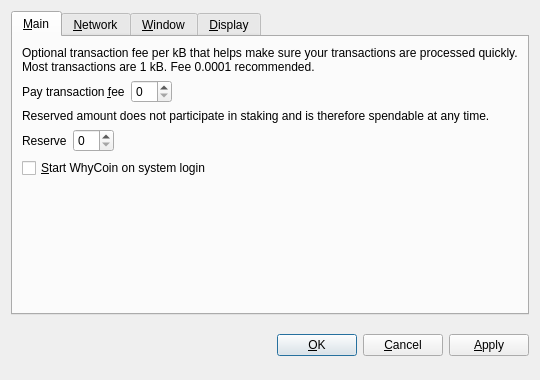
<?xml version="1.0" encoding="UTF-8"?>
<ui version="4.0">
 <class>OptionsDialog</class>
 <widget class="QDialog" name="OptionsDialog">
  <property name="geometry">
   <rect>
    <x>0</x>
    <y>0</y>
    <width>540</width>
    <height>380</height>
   </rect>
  </property>
  <property name="windowTitle">
   <string>Options</string>
  </property>
  <property name="modal">
   <bool>true</bool>
  </property>
  <layout class="QVBoxLayout" name="verticalLayout">
   <item>
    <widget class="QTabWidget" name="tabWidget">
     <property name="tabPosition">
      <enum>QTabWidget::North</enum>
     </property>
     <property name="currentIndex">
      <number>0</number>
     </property>
     <widget class="QWidget" name="tabMain">
      <attribute name="title">
       <string>&amp;Main</string>
      </attribute>
      <layout class="QVBoxLayout" name="verticalLayout_Main">
       <item>
        <widget class="QLabel" name="transactionFeeInfoLabel">
         <property name="text">
          <string>Optional transaction fee per kB that helps make sure your transactions are processed quickly. Most transactions are 1 kB. Fee 0.0001 recommended.</string>
         </property>
         <property name="textFormat">
          <enum>Qt::PlainText</enum>
         </property>
         <property name="wordWrap">
          <bool>true</bool>
         </property>
        </widget>
       </item>
       <item>
        <layout class="QHBoxLayout" name="horizontalLayoutFee">
         <item>
          <widget class="QLabel" name="transactionFeeLabel">
           <property name="text">
            <string>Pay transaction &amp;fee</string>
           </property>
           <property name="textFormat">
            <enum>Qt::PlainText</enum>
           </property>
           <property name="buddy">
            <cstring>transactionFee</cstring>
           </property>
          </widget>
         </item>
         <item>
          <widget class="BitcoinAmountField" name="transactionFee"/>
         </item>
         <item>
          <spacer name="horizontalSpacerFee">
           <property name="orientation">
            <enum>Qt::Horizontal</enum>
           </property>
           <property name="sizeHint" stdset="0">
            <size>
             <width>40</width>
             <height>20</height>
            </size>
           </property>
          </spacer>
         </item>
        </layout>
       </item>
       <item>
        <widget class="QLabel" name="reserveBalanceInfoLabel">
         <property name="text">
          <string>Reserved amount does not participate in staking and is therefore spendable at any time.</string>
         </property>
         <property name="textFormat">
          <enum>Qt::PlainText</enum>
         </property>
         <property name="wordWrap">
          <bool>true</bool>
         </property>
        </widget>
       </item>
       <item>
        <layout class="QHBoxLayout" name="horizontalLayoutReserveBalance">
         <item>
          <widget class="QLabel" name="reserveBalanceLabel">
           <property name="text">
            <string>Reserve</string>
           </property>
           <property name="textFormat">
            <enum>Qt::PlainText</enum>
           </property>
           <property name="buddy">
            <cstring>reserveBalance</cstring>
           </property>
          </widget>
         </item>
         <item>
          <widget class="BitcoinAmountField" name="reserveBalance"/>
         </item>
         <item>
          <spacer name="horizontalSpacerReserveBalance">
           <property name="orientation">
            <enum>Qt::Horizontal</enum>
           </property>
           <property name="sizeHint" stdset="0">
            <size>
             <width>40</width>
             <height>20</height>
            </size>
           </property>
          </spacer>
         </item>
        </layout>
       </item>
       <item>
        <widget class="QCheckBox" name="bitcoinAtStartup">
         <property name="toolTip">
          <string>Automatically start WhyCoin after logging in to the system.</string>
         </property>
         <property name="text">
          <string>&amp;Start WhyCoin on system login</string>
         </property>
        </widget>
       </item>
       <item>
        <spacer name="verticalSpacer_Main">
         <property name="orientation">
          <enum>Qt::Vertical</enum>
         </property>
         <property name="sizeHint" stdset="0">
          <size>
           <width>20</width>
           <height>40</height>
          </size>
         </property>
        </spacer>
       </item>
      </layout>
     </widget>
     <widget class="QWidget" name="tabNetwork">
      <attribute name="title">
       <string>&amp;Network</string>
      </attribute>
      <layout class="QVBoxLayout" name="verticalLayout_Network">
       <item>
        <widget class="QCheckBox" name="mapPortUpnp">
         <property name="toolTip">
          <string>Automatically open the WhyCoin client port on the router. This only works when your router supports UPnP and it is enabled.</string>
         </property>
         <property name="text">
          <string>Map port using &amp;UPnP</string>
         </property>
        </widget>
       </item>
       <item>
        <widget class="QCheckBox" name="connectSocks">
         <property name="toolTip">
          <string>Connect to the WhyCoin network through a SOCKS5 proxy (e.g. when connecting through Tor).</string>
         </property>
         <property name="text">
          <string>&amp;Connect through SOCKS5 proxy:</string>
         </property>
        </widget>
       </item>
       <item>
        <layout class="QHBoxLayout" name="horizontalLayout_Network">
         <item>
          <widget class="QLabel" name="proxyIpLabel">
           <property name="text">
            <string>Proxy &amp;IP:</string>
           </property>
           <property name="textFormat">
            <enum>Qt::PlainText</enum>
           </property>
           <property name="buddy">
            <cstring>proxyIp</cstring>
           </property>
          </widget>
         </item>
         <item>
          <widget class="QValidatedLineEdit" name="proxyIp">
           <property name="maximumSize">
            <size>
             <width>140</width>
             <height>16777215</height>
            </size>
           </property>
           <property name="toolTip">
            <string>IP address of the proxy (e.g. 127.0.0.1)</string>
           </property>
          </widget>
         </item>
         <item>
          <widget class="QLabel" name="proxyPortLabel">
           <property name="text">
            <string>&amp;Port:</string>
           </property>
           <property name="textFormat">
            <enum>Qt::PlainText</enum>
           </property>
           <property name="buddy">
            <cstring>proxyPort</cstring>
           </property>
          </widget>
         </item>
         <item>
          <widget class="QLineEdit" name="proxyPort">
           <property name="maximumSize">
            <size>
             <width>55</width>
             <height>16777215</height>
            </size>
           </property>
           <property name="toolTip">
            <string>Port of the proxy (e.g. 9050)</string>
           </property>
          </widget>
         </item>
         <item>
          <spacer name="horizontalSpacer_Network">
           <property name="orientation">
            <enum>Qt::Horizontal</enum>
           </property>
           <property name="sizeHint" stdset="0">
            <size>
             <width>40</width>
             <height>20</height>
            </size>
           </property>
          </spacer>
         </item>
        </layout>
       </item>
       <item>
        <spacer name="verticalSpacer_Network">
         <property name="orientation">
          <enum>Qt::Vertical</enum>
         </property>
         <property name="sizeHint" stdset="0">
          <size>
           <width>20</width>
           <height>40</height>
          </size>
         </property>
        </spacer>
       </item>
      </layout>
     </widget>
     <widget class="QWidget" name="tabWindow">
      <attribute name="title">
       <string>&amp;Window</string>
      </attribute>
      <layout class="QVBoxLayout" name="verticalLayout_Window">
       <item>
        <widget class="QCheckBox" name="minimizeToTray">
         <property name="toolTip">
          <string>Show only a tray icon after minimizing the window.</string>
         </property>
         <property name="text">
          <string>&amp;Minimize to the tray instead of the taskbar</string>
         </property>
        </widget>
       </item>
       <item>
        <widget class="QCheckBox" name="minimizeOnClose">
         <property name="toolTip">
          <string>Minimize instead of exit the application when the window is closed. When this option is enabled, the application will be closed only after selecting Quit in the menu.</string>
         </property>
         <property name="text">
          <string>M&amp;inimize on close</string>
         </property>
        </widget>
       </item>
       <item>
        <spacer name="verticalSpacer_Window">
         <property name="orientation">
          <enum>Qt::Vertical</enum>
         </property>
         <property name="sizeHint" stdset="0">
          <size>
           <width>20</width>
           <height>40</height>
          </size>
         </property>
        </spacer>
       </item>
      </layout>
     </widget>
     <widget class="QWidget" name="tabDisplay">
      <attribute name="title">
       <string>&amp;Display</string>
      </attribute>
      <layout class="QVBoxLayout" name="verticalLayout_Display">
       <item>
        <layout class="QHBoxLayout" name="horizontalLayout_1_Display">
         <item>
          <widget class="QLabel" name="langLabel">
           <property name="text">
            <string>User Interface &amp;language:</string>
           </property>
           <property name="textFormat">
            <enum>Qt::PlainText</enum>
           </property>
           <property name="buddy">
            <cstring>lang</cstring>
           </property>
          </widget>
         </item>
         <item>
          <widget class="QValueComboBox" name="lang">
           <property name="toolTip">
            <string>The user interface language can be set here. This setting will take effect after restarting WhyCoin.</string>
           </property>
          </widget>
         </item>
        </layout>
       </item>
       <item>
        <layout class="QHBoxLayout" name="horizontalLayout_2_Display">
         <item>
          <widget class="QLabel" name="unitLabel">
           <property name="text">
            <string>&amp;Unit to show amounts in:</string>
           </property>
           <property name="textFormat">
            <enum>Qt::PlainText</enum>
           </property>
           <property name="buddy">
            <cstring>unit</cstring>
           </property>
          </widget>
         </item>
         <item>
          <widget class="QValueComboBox" name="unit">
           <property name="toolTip">
            <string>Choose the default subdivision unit to show in the interface and when sending coins.</string>
           </property>
          </widget>
         </item>
        </layout>
       </item>
       <item>
        <widget class="QCheckBox" name="coinControlFeatures">
         <property name="toolTip">
          <string>Whether to show coin control features or not.</string>
         </property>
         <property name="text">
          <string>Display coin &amp;control features (experts only!)</string>
         </property>
        </widget>
       </item>
       <item>
        <widget class="QCheckBox" name="minimizeCoinAge">
         <property name="toolTip">
          <string>Whether to select the coin outputs randomly or with minimal coin age.</string>
         </property>
         <property name="text">
          <string>Minimize weight consumption (experimental)</string>
         </property>
        </widget>
       </item>
       <item>
        <widget class="QCheckBox" name="useRedTheme">
         <property name="text">
          <string>Use red visual theme (requires restart)</string>
         </property>
        </widget>
       </item>
       <item>
        <spacer name="verticalSpacer_Display">
         <property name="orientation">
          <enum>Qt::Vertical</enum>
         </property>
         <property name="sizeHint" stdset="0">
          <size>
           <width>20</width>
           <height>40</height>
          </size>
         </property>
        </spacer>
       </item>
      </layout>
     </widget>
    </widget>
   </item>
   <item>
    <layout class="QHBoxLayout" name="horizontalLayout_Buttons">
     <item>
      <spacer name="horizontalSpacer_1">
       <property name="orientation">
        <enum>Qt::Horizontal</enum>
       </property>
       <property name="sizeHint" stdset="0">
        <size>
         <width>40</width>
         <height>48</height>
        </size>
       </property>
      </spacer>
     </item>
     <item>
      <widget class="QLabel" name="statusLabel">
       <property name="font">
        <font>
         <weight>75</weight>
         <bold>true</bold>
        </font>
       </property>
       <property name="text">
        <string/>
       </property>
       <property name="textFormat">
        <enum>Qt::PlainText</enum>
       </property>
       <property name="wordWrap">
        <bool>true</bool>
       </property>
      </widget>
     </item>
     <item>
      <spacer name="horizontalSpacer_2">
       <property name="orientation">
        <enum>Qt::Horizontal</enum>
       </property>
       <property name="sizeHint" stdset="0">
        <size>
         <width>40</width>
         <height>48</height>
        </size>
       </property>
      </spacer>
     </item>
     <item>
      <widget class="QPushButton" name="okButton">
       <property name="text">
        <string>&amp;OK</string>
       </property>
      </widget>
     </item>
     <item>
      <widget class="QPushButton" name="cancelButton">
       <property name="text">
        <string>&amp;Cancel</string>
       </property>
       <property name="autoDefault">
        <bool>false</bool>
       </property>
      </widget>
     </item>
     <item>
      <widget class="QPushButton" name="applyButton">
       <property name="text">
        <string>&amp;Apply</string>
       </property>
       <property name="autoDefault">
        <bool>false</bool>
       </property>
      </widget>
     </item>
    </layout>
   </item>
  </layout>
 </widget>
 <customwidgets>
  <customwidget>
   <class>BitcoinAmountField</class>
   <extends>QSpinBox</extends>
   <header>bitcoinamountfield.h</header>
  </customwidget>
  <customwidget>
   <class>QValueComboBox</class>
   <extends>QComboBox</extends>
   <header>qvaluecombobox.h</header>
  </customwidget>
  <customwidget>
   <class>QValidatedLineEdit</class>
   <extends>QLineEdit</extends>
   <header>qvalidatedlineedit.h</header>
  </customwidget>
 </customwidgets>
 <resources/>
 <connections/>
</ui>
